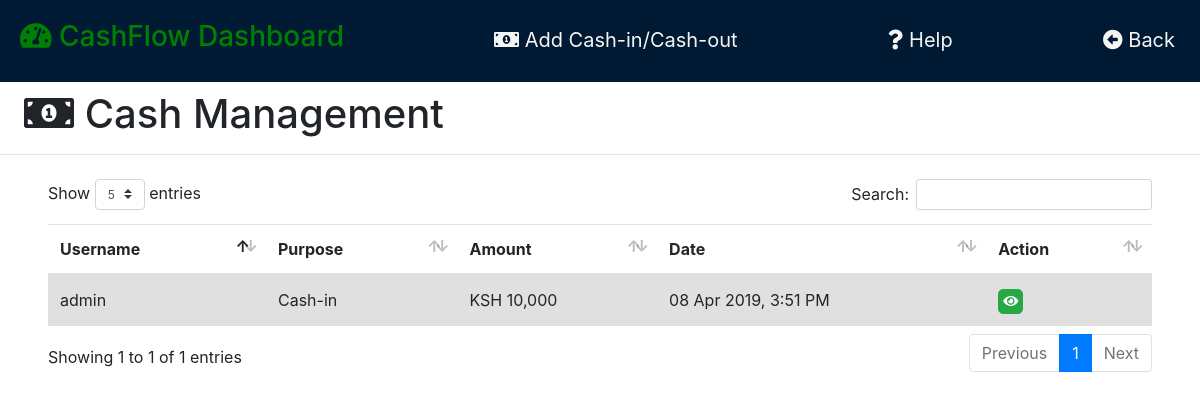
/cashflow/employee_cashflow.php (signed in), run on the app's committed database.
### tables this page shows
CREATE TABLE `cashflow` (
  `transaction_id` int(11) NOT NULL,
  `description` text DEFAULT NULL,
  `amount` decimal(18,2) DEFAULT NULL,
  `username` varchar(30) DEFAULT NULL,
  `transaction_date` datetime DEFAULT current_timestamp()
);

### cashflow/employee_cashflow.php (the view, shortened to what this page needs)
<?php
	include("../server/connection.php");
	$sql = "SELECT * FROM cashflow ORDER BY transaction_id ASC ";
	$result	= mysqli_query($db, $sql);
?>
<!DOCTYPE html>
<html>
<head>
	<?php include('../templates/head1.php');?>
</head>
<body>
	<div class="">
		<?php
			include('../cashflow/base2.php');
		?>
		<div>
			<h1 class="ml-4 pt-2"><i class="fas fa-money-bill-alt"></i> Cash Management</h1>
			<hr>
			<div class=" mt-4 pl-lg-5 pr-5">
			<table class="table table-striped" id="cashflow_table" style="margin-top: -22px;">
				<thead>
					<tr>
						<th scope="col" class="column-text">Username</th>
						<th scope="col" class="column-text">Purpose</th>
						<th scope="col" class="column-text">Amount</th>
						<th scope="col" class="column-text">Date</th>
						<th scope="col" class="column-text">Action</th>
					</tr>
				</thead>
					<?php
						while($row = mysqli_fetch_assoc($result)){
				  	?>
					<tr class="table-active">
						<td><?php echo $row['username'];?></td>
						<td><?php echo $row['description'];?></td>
						<td>KSH&nbsp<?php echo number_format($row['amount']);?></td>
						<td><?php echo date('d M Y, g:i A', strtotime($row['transaction_date']));?></td>
						<td>
							<button type="button" name="view" style='font-size:10px; border-radius:5px;padding:4px;' id="<?php echo $row['transaction_id'];?>" class="btn btn-success btn-sm view_data"/><i class="fas fa-eye fa-lg"></i></button>
						</td>
					</tr>
					<?php } ?>
			</table>
			</div>
		</div>
</body>
</html>

### data on the page
cashflow: username "admin", description "Cash-in", amount "10,000", transaction_date "08 Apr 2019, 3:51 PM"
